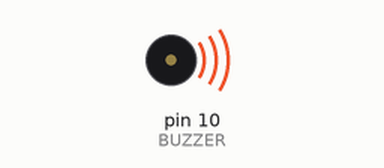
Bench run of a sketch on a simulated Arduino Uno, built with avr-gcc and run on an emulated ATmega328P. On the bench: buzzer (waves = sounding).

Above: at 0.1 s.
At 4.1 s:
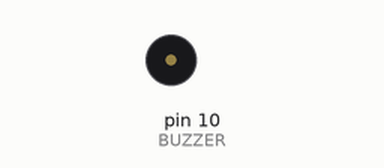
Timing chart, 0 to 5.6 s (numbered marks = the images above):
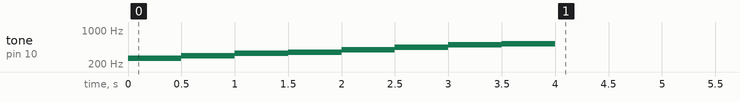

The sketch:

345_0.ino
```cpp
// p.191

const int BUZZER = 10;

const int melody[8] = {
  262, 294, 330, 349, 393, 440, 494, 523
};

void setup() {
  for (int note = 0; note <= 7; note++) {
    tone(BUZZER, melody[note]);
    delay(500);
  }

  noTone(BUZZER);
}

void loop() {
  // put your main code here, to run repeatedly:

}
```
